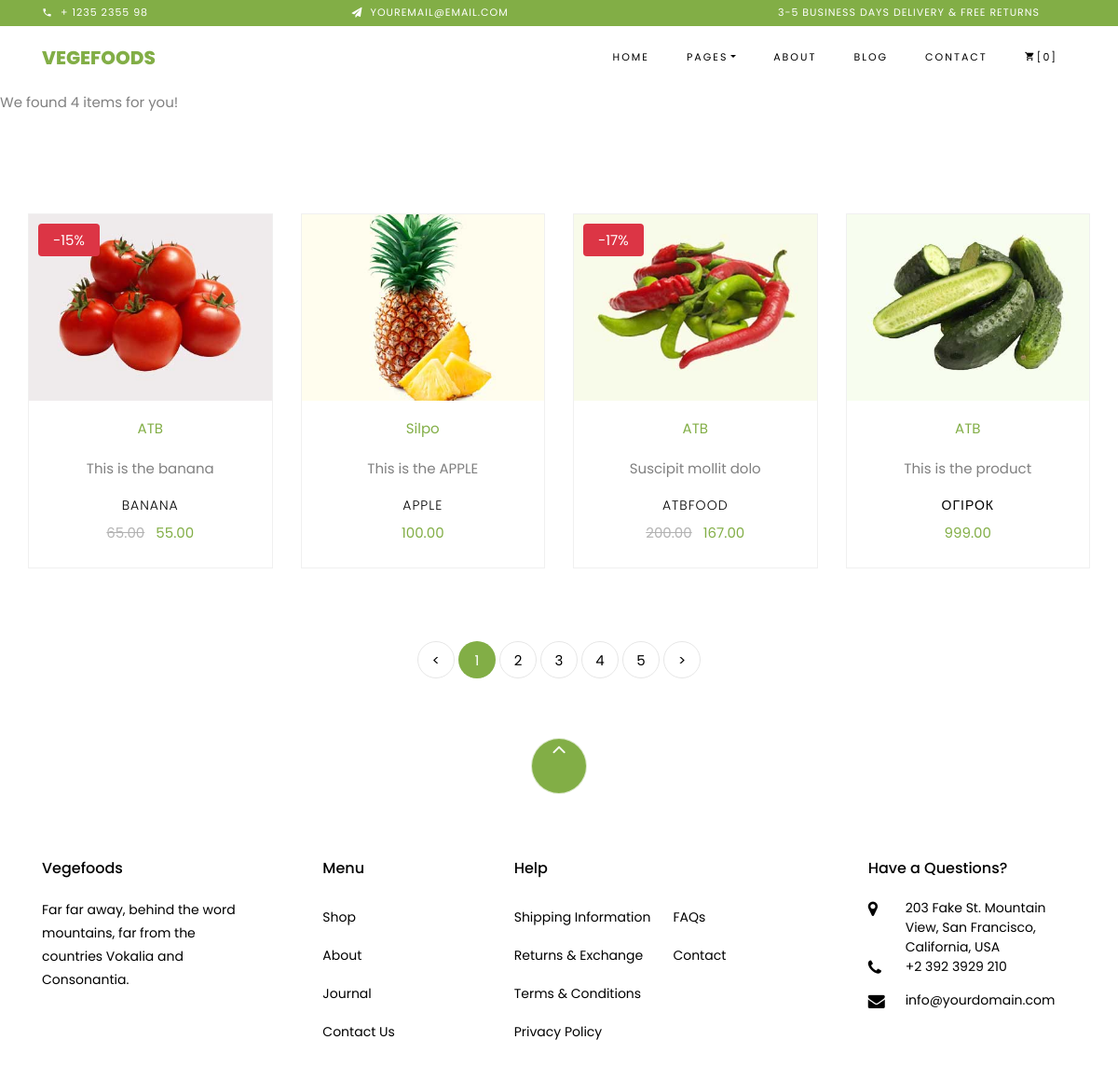
The page /category/Fruits/catbffhfchcaa/ on the database as committed earlier.
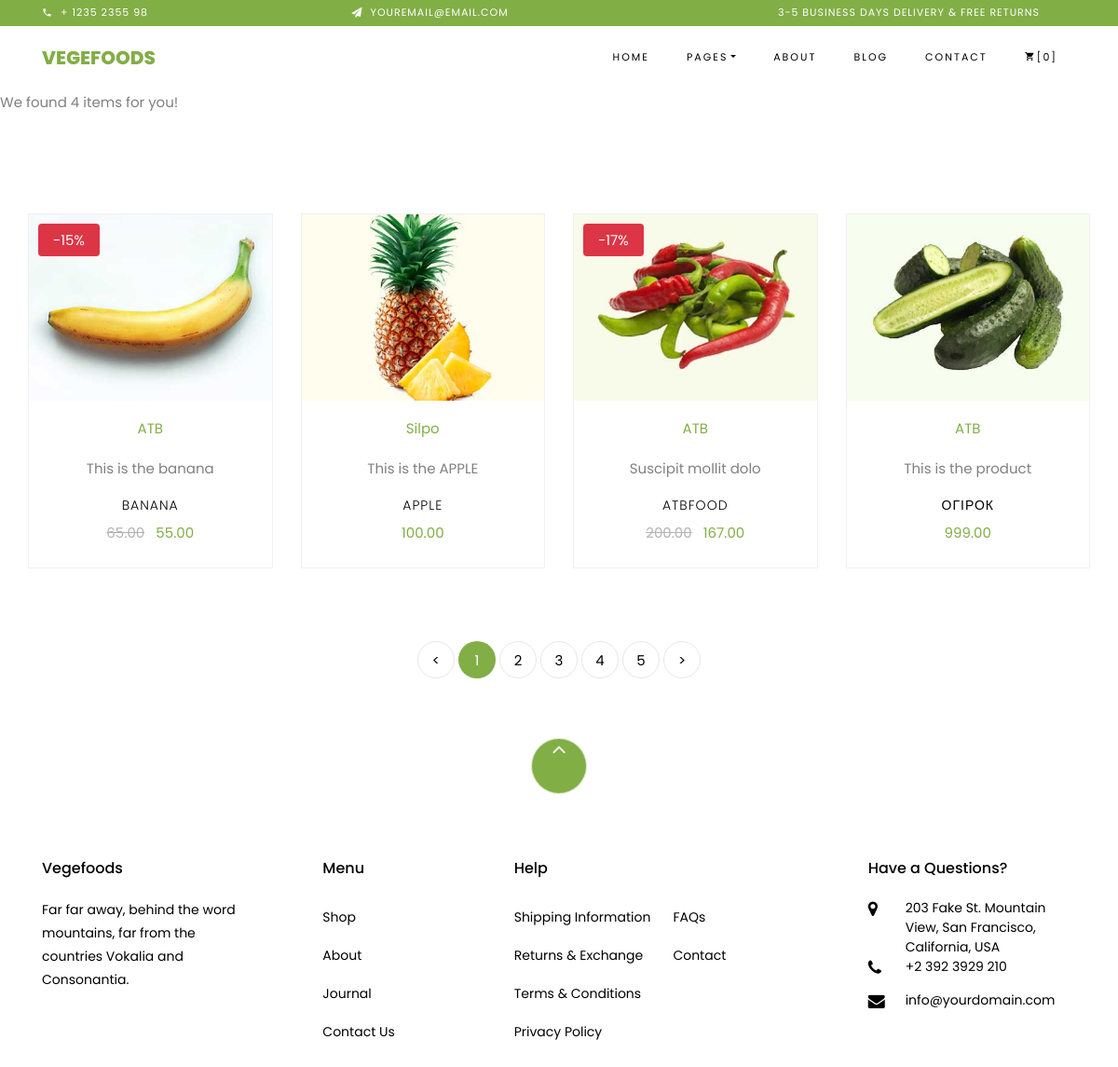
The same page on the database as committed later.
### core/models.py (models this page shows, shortened)
class Product(models.Model):
    pid = ShortUUIDField(
        unique=True,
        length=10,
        max_length=20,
        editable=False,
        prefix="prd",
        alphabet="abcdefgh",
    )
    user = models.ForeignKey(User, on_delete=models.SET_NULL, null=True)
    category = models.ForeignKey(
        Category, on_delete=models.SET_NULL, null=True, related_name="category"
    )
    vendor = models.ForeignKey(
        Vendor, on_delete=models.SET_NULL, null=True, related_name="vendor"
    )
    title = models.CharField(max_length=100, default="Fresh Pear")
    image = models.ImageField(upload_to=user_directory_path, default="product.jpg")
    description = models.TextField(null=True, blank=True, default="This is the product")
    price = models.DecimalField(max_digits=9999, decimal_places=2)
    old_price = models.DecimalField(
        max_digits=9999, decimal_places=2, null=True, blank=True
    )
    weight = models.CharField(max_length=10, default="1kg")
    specifications = models.TextField(null=True, blank=True)
    type = models.CharField(max_length=100, default="Organic")
    stock_count = models.CharField(max_length=100, default="10", null=True, blank=True)
    life = models.CharField(max_length=100, default="3", null=True, blank=True)
    mfd = models.DateTimeField(auto_now_add=False, null=True, blank=True)
    product_status = models.CharField(
        choices=STATUS, max_length=10, default="in_review"
    )
    status = models.BooleanField(default=True)
    in_stock = models.BooleanField(default=True)
    featured = models.BooleanField(default=False)
    digital = models.BooleanField(default=False)
    sku = ShortUUIDField(
        unique=True, length=5, max_length=10, prefix="sku", alphabet="1234567890"
    )
    date = models.DateTimeField(auto_now_add=True)
    updated = models.DateTimeField(null=True, blank=True)
    class Meta:
        verbose_name_plural = "Products"
    def get_precentage(self):
        if self.old_price and self.price < self.old_price:
            new_price = (self.price - self.old_price) / self.old_price
            new_price_in_percent = new_price * 100 if new_price != 1 else 0
            return new_price_in_percent
        return 0

class Vendor(models.Model):
    default_description = "What is Lorem Ipsum?Lorem Ipsum is simply dummy text of the printing and typesetting industry. Lorem Ipsum has been the industry's standard dummy text ever since the 1500s, when an unknown printer took a galley of type and scrambled it to make a type specimen book. It has survived not only five centuries, but also the leap into electronic typesetting, remaining essentially unchanged. It was popularised in the 1960s with the release of Letraset sheets containing Lorem Ipsum passages, and more recently with desktop publishing software like Aldus PageMaker including versions of Lorem Ipsum."
    vid = ShortUUIDField(
        unique=True,
        length=10,
        max_length=30,
        editable=False,
        prefix="vend",
        alphabet="abcdefgh",
    )
    title = models.CharField(max_length=100)
    image = models.ImageField(upload_to="vendor", default="vendor.jpg")
    cover_image = models.ImageField(upload_to=user_directory_path, default="vendor.jpg")
    description = models.TextField(null=True, blank=True, default=default_description)
    address = models.CharField(max_length=100, default="1 Main Street.")
    contact = models.CharField(max_length=20, default="+380 069 412 4100")
    chat_resp_time = models.CharField(max_length=100, default="100")
    shipping_on_time = models.CharField(max_length=100, default="1")
    authentic_rating = models.CharField(max_length=100, default="1")
    days_return = models.CharField(max_length=100, default="1")
    warranty_period = models.CharField(max_length=100, default="1")
    date = models.DateTimeField(null=True, blank=True)
    user = models.ForeignKey(User, on_delete=models.SET_NULL, null=True)
    class Meta:
        verbose_name_plural = "Vendor"

### core/views.py (the view)
# urls.py: path("category/<name>/<cid>/", category_product_list_view, name="category-product-list"),
def category_product_list_view(request, name, cid):
    category = Category.objects.get(cid=cid)
    products = Product.objects.filter(
        product_status="published", featured=True, category=category
    )
    context = {"category": category, "products": products}
    return render(request, "core/category-product-list.html", context)

### core/context_processor.py (called while the page is built)
def default(request):
    categories = Category.objects.all()
    context = {"categories": categories}
    return context

### templates/core/category-product-list.html
{% extends 'partials/base.html' %}
{% load static %}
{% block content %}
  <p>We found {{ products.count }} item{{ products.count|pluralize }} for you!</p>
  <section class="ftco-section">
    <div class="container-cart">
      {% if products.count %}
        {% include 'include/product-list-card.html' %}
      {% endif %}
    </div> <div class="row mt-5">
      <div class="col text-center">
        <div class="block-27">
          <ul>
            <li>
              <a href="#">&lt;</a>
            </li>
            <li class="active">
              <span>1</span>
            </li>
            <li>
              <a href="#">2</a>
            </li>
            <li>
              <a href="#">3</a>
            </li>
            <li>
              <a href="#">4</a>
            </li>
            <li>
              <a href="#">5</a>
            </li>
            <li>
              <a href="#">&gt;</a>
            </li>
          </ul>
        </div>
      </div>
    </div>
  </section>
{% endblock %}

### templates/include/product-list-card.html (shortened to what this page needs)
{% load static %}
{% for product in products %}
  <div class="col-md-6 col-lg-3 ftco-animate">
    <div class="product">
      <a href="{% url 'core:product-detail' product.pid %}" class="img-prod">
        <div class="img-wrap">
          <img class="img-fluid" src="{{ product.image.url }}" alt="Colorlib Template" />
          {% if product.get_precentage %}
            <div class="text-white bg-danger px-3 py-1 rounded position-absolute" style="top: 10px; left: 10px;">{{ product.get_precentage|floatformat:0 }}%</div>
          {% endif %}
        </div>
      </a>
      <div class="text py-3 pb-4 px-3 text-center">
        <p>
          <a href="#">{{ product.vendor.title }}</a>
        </p>
        <p>{{ product.description|truncatechars:20 }}</p>
        <h3><a href="{% url 'core:product-detail' product.pid %}">{{ product.title }}</a></h3>
        <div class="d-flex">
          <div class="pricing">
            <p class="price">
              {% if product.old_price > product.price %}
                <span class="mr-2 price-dc">{{ product.old_price }}</span>
              {% endif %}
              <span class="price-sale">{{ product.price }}</span>
            </p>
          </div>
        </div>
      </div>
    </div>
  </div>
{% endfor %}

Rows that differ between the two databases and show on the page:
changed Product "This is the banana": image: a different picture
